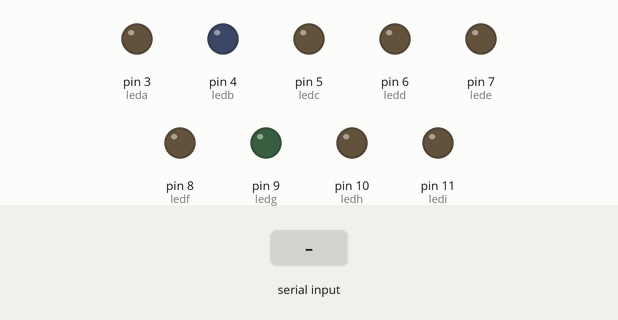
This sketch was run on a simulated Arduino Uno, built with avr-gcc and run on an emulated ATmega328P. Parts: output pins drawn as LEDs (lit = HIGH). Inputs (shaded band) come from the test bench. What the sketch prints to the serial monitor is not drawn.

Above: at 1.2 s.
1.3 s: "a" received over Serial
At 2.4 s:
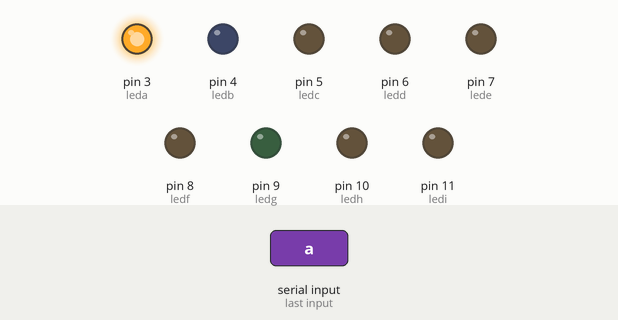
2.8 s: "b" received over Serial
At 3.6 s:
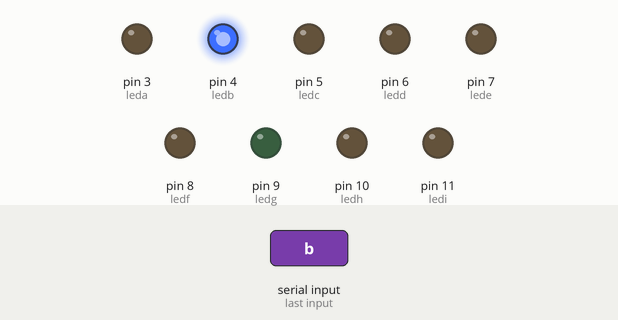
4.3 s: "c" received over Serial
At 4.7 s:
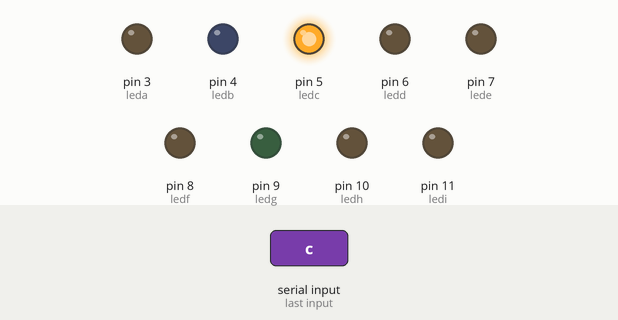
5.8 s: "d" received over Serial
At 7.0 s:
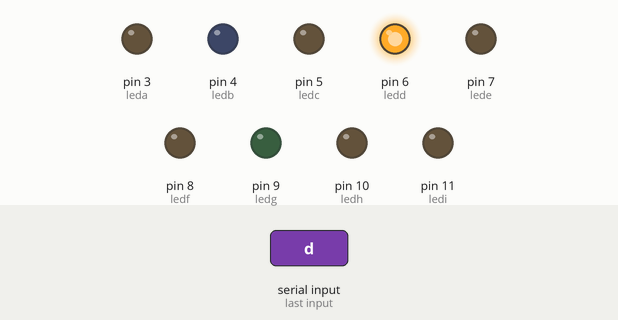
7.3 s: "e" received over Serial
At 8.2 s:
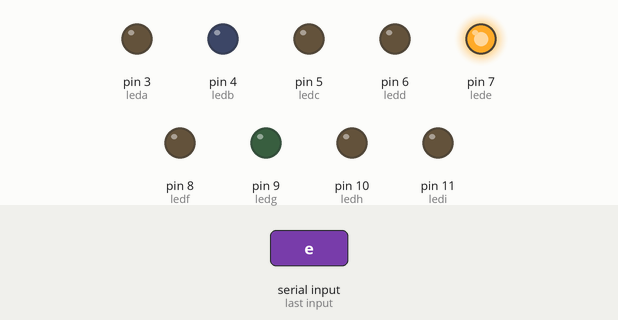
8.8 s: "f" received over Serial
At 9.3 s:
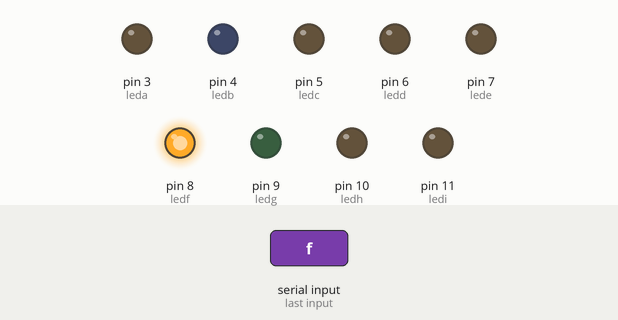
Timing chart, 0 to 11.3 s (numbered marks = the images above; inputs shaded):
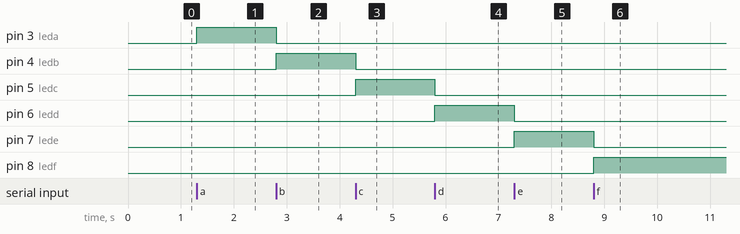

Measured:
- after the input at 1.3 s, pin 3 (leda): LOW → HIGH at once
- after the input at 2.8 s, pin 3 (leda): HIGH → LOW at once; pin 4 (ledb): LOW → HIGH at once
- after the input at 4.3 s, pin 4 (ledb): HIGH → LOW at once; pin 5 (ledc): LOW → HIGH at once
- after the input at 5.8 s, pin 5 (ledc): HIGH → LOW at once; pin 6 (ledd): LOW → HIGH at once
- after the input at 7.3 s, pin 6 (ledd): HIGH → LOW at once; pin 7 (lede): LOW → HIGH at once
- after the input at 8.8 s, pin 7 (lede): HIGH → LOW at once; pin 8 (ledf): LOW → HIGH at once

The sketch:

program_TA.ino
```cpp
#define leda 3
#define ledb 4
#define ledc 5
#define ledd 6
#define lede 7
#define ledf 8
#define ledg 9
#define ledh 10
#define ledi 11

void setup(){
  Serial.begin(9600);
  pinMode(leda, OUTPUT);
  pinMode(ledb, OUTPUT);
  pinMode(ledc, OUTPUT);
  pinMode(ledd, OUTPUT);
  pinMode(lede, OUTPUT);
  pinMode(ledf, OUTPUT);
  pinMode(ledg, OUTPUT);
  pinMode(ledh, OUTPUT);
  pinMode(ledi, OUTPUT);
}

void loop(){
   while(Serial.available() > 0){
    char x = Serial.read();
    Serial.write(x);

    if(x == 'a'){
      //Turn on RightMotor and LeftMotor to forward
      digitalWrite(leda, HIGH);
      digitalWrite(ledb, LOW);
      digitalWrite(ledc, LOW);
      digitalWrite(ledd, LOW);
      digitalWrite(lede, LOW);
      digitalWrite(ledf, LOW);
      digitalWrite(ledg, LOW);
      digitalWrite(ledh, LOW);
      digitalWrite(ledi, LOW);
    }
    else if(x == 'b')
    {
      digitalWrite(leda, LOW);
      digitalWrite(ledb, HIGH);
      digitalWrite(ledc, LOW);
      digitalWrite(ledd, LOW);
      digitalWrite(lede, LOW);
      digitalWrite(ledf, LOW);
      digitalWrite(ledg, LOW);
      digitalWrite(ledh, LOW);
      digitalWrite(ledi, LOW);
    }else if(x == 'c')
    {
      digitalWrite(leda, LOW);
      digitalWrite(ledb, LOW);
      digitalWrite(ledc, HIGH);
      digitalWrite(ledd, LOW);
      digitalWrite(lede, LOW);
      digitalWrite(ledf, LOW);
      digitalWrite(ledg, LOW);
      digitalWrite(ledh, LOW);
      digitalWrite(ledi, LOW);
    }else if(x == 'd')
    {
      digitalWrite(leda, LOW);
      digitalWrite(ledb, LOW);
      digitalWrite(ledc, LOW);
      digitalWrite(ledd, HIGH);
      digitalWrite(lede, LOW);
      digitalWrite(ledf, LOW);
      digitalWrite(ledg, LOW);
      digitalWrite(ledh, LOW);
      digitalWrite(ledi, LOW);
    }else if(x == 'e')
    {
      digitalWrite(leda, LOW);
      digitalWrite(ledb, LOW);
      digitalWrite(ledc, LOW);
      digitalWrite(ledd, LOW);
      digitalWrite(lede, HIGH);
      digitalWrite(ledf, LOW);
      digitalWrite(ledg, LOW);
      digitalWrite(ledh, LOW);
      digitalWrite(ledi, LOW);
    }else if(x == 'f')
    {
      digitalWrite(leda, LOW);
      digitalWrite(ledb, LOW);
      digitalWrite(ledc, LOW);
      digitalWrite(ledd, LOW);
      digitalWrite(lede, LOW);
      digitalWrite(ledf, HIGH);
      digitalWrite(ledg, LOW);
      digitalWrite(ledh, LOW);
      digitalWrite(ledi, LOW);
    }else if(x == 'g')
    {
      digitalWrite(leda, LOW);
      digitalWrite(ledb, LOW);
      digitalWrite(ledc, LOW);
      digitalWrite(ledd, LOW);
      digitalWrite(lede, LOW);
      digitalWrite(ledf, LOW);
      digitalWrite(ledg, HIGH);
      digitalWrite(ledh, LOW);
      digitalWrite(ledi, LOW);
    }else if(x == 'h')
    {
      digitalWrite(leda, LOW);
      digitalWrite(ledb, LOW);
      digitalWrite(ledc, LOW);
      digitalWrite(ledd, LOW);
      digitalWrite(lede, LOW);
      digitalWrite(ledf, LOW);
      digitalWrite(ledg, LOW);
      digitalWrite(ledh, HIGH);
      digitalWrite(ledi, LOW);
    }else if(x == 'i')
    {
      digitalWrite(leda, LOW);
      digitalWrite(ledb, LOW);
      digitalWrite(ledc, LOW);
      digitalWrite(ledd, LOW);
      digitalWrite(lede, LOW);
      digitalWrite(ledf, LOW);
      digitalWrite(ledg, LOW);
      digitalWrite(ledh, LOW);
      digitalWrite(ledi, HIGH);
    }
    else{
      digitalWrite(leda, LOW);
      digitalWrite(ledb, LOW);
      digitalWrite(ledc, LOW);
      digitalWrite(ledd, LOW);
      digitalWrite(lede, LOW);
      digitalWrite(ledf, LOW);
      digitalWrite(ledg, LOW);
      digitalWrite(ledh, LOW);
      digitalWrite(ledi, LOW);
    }


}
}
```
